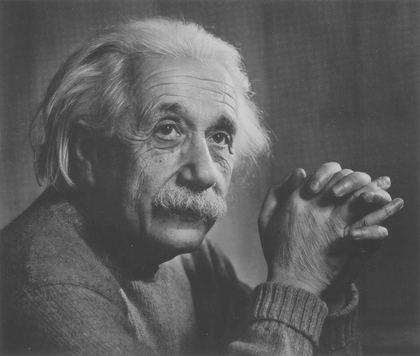
%> input picture 数字图像处理/数图实验/实验教材/2/Einstein.tif, 420 x 356 px, shrunk from 800 x 679 before the run
$ octave --eval "my_eq('Einstein.tif');"   (GNU Octave 9; MATLAB toolbox functions it lacks are replaced by stand-ins)
%> lines starting %> are read from the running program, lines starting %| are printed output that depends on the picture
function []= my_eq (source_img)
%> called with source_img = 'Einstein.tif'
R = imread(source_img);
%> R is the input picture: size 356x420 uint8; min 53, max 213, mean 92.9
[height,width]=size(R);
%> height = 356; width = 420

% 统计像素灰度值
pixelnum = zeros(1,256);
for i = 1:height
    for j = 1:width
        pixelnum(R(i,j)+1) = pixelnum(R(i,j)+1)+1;
    end
end
%> after the loop, pixelnum = 256 values, max 5006 at index 65, min 0 at index 1, mean 584.1

% 计算灰度分布密度
normalizedpixel = zeros(1,256);
for i = 1:256
    normalizedpixel(i) = pixelnum(i) / (height * width * 1.0);
end
%> after the loop, normalizedpixel = 256 values, max 0.0335 at index 65, min 0 at index 1, mean 0.00391

%通过变换函数的离散形式来均衡化处理
sk=zeros(1,256);
s1=zeros(1,256);
temp=0;
for i=1:256
    temp=temp+normalizedpixel(i);
    sk(i)=temp;
end
%> this loop made 256 passes
%> temp on passes 1 to 3: 0, 0, 0
%> after the loop, sk = 256 values from 0 to 1; temp = 1
s1=round(sk*255);%乘上255,再向下取整
%> s1 = 256 values from 0 to 255

newhis=zeros(1,256);
for i=1:256
    newhis(i)=sum(normalizedpixel(find(s1==(i-1))));
end
%> after the loop, newhis = 256 values, max 0.0335 at index 31, min 0 at index 4, mean 0.00391

%变化后的图像
S=R;
for i=1:256
    S(find(R==(i-1)))=s1(i);
end
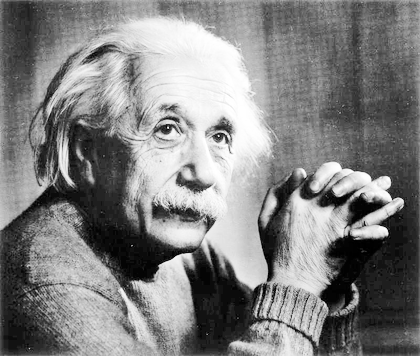
%> S: size 356x420 uint8; min 0, max 255, mean 129.4
%> `my_eq('Einstein.tif');`:
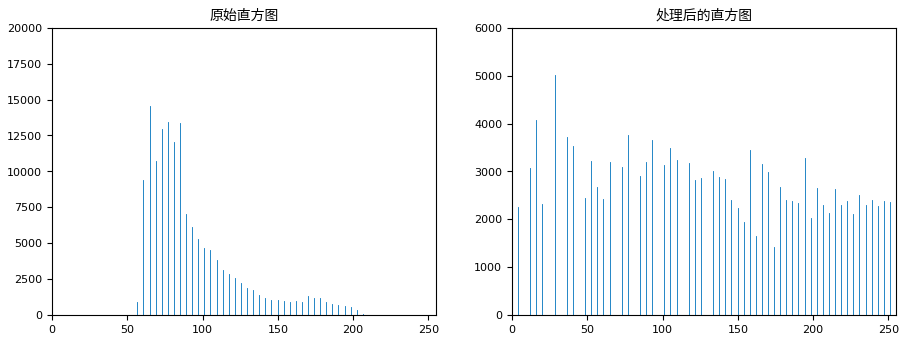
%> figure redrawn from the program's plot data, 2 panels; panel 1: highest point at x = 64.76, y = 14580; panel 2: highest point at x = 28.33, y = 5006

%绘制图像
figure(1)
% uint8函数：把参数转换为无符号数
subplot(121),imshow(uint8(R)),title('原始图像');
subplot(122),imshow(uint8(S)),title('直方图均衡后的图像');
figure(2)
% imhist函数：显示图像的灰度直方图
subplot(121),imhist(R,64),title('原始直方图');
subplot(122),imhist(S,64),title('处理后的直方图');
end
